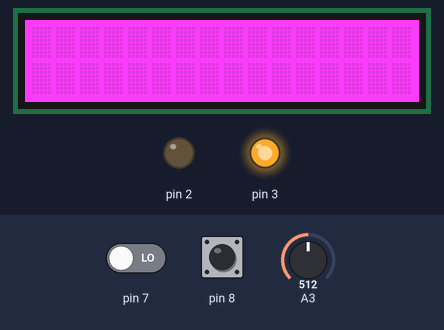
This sketch was run on a simulated Arduino Uno, built with avr-gcc and run on an emulated ATmega328P. Shown: 16×2 character LCD, output pins drawn as LEDs (lit = HIGH). Inputs (shaded band) come from the test bench; at power-on: pin 7 LOW, pin 8 HIGH, A3 = 512. Storage starts empty; what the sketch prints to the serial monitor is not drawn.

Above: at 2.9 s.
3.0 s: pin 7 driven HIGH
At 3.12 s:
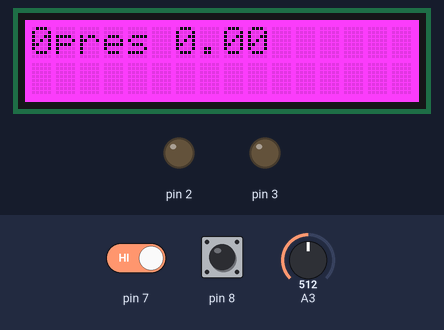
At 3.58 s:
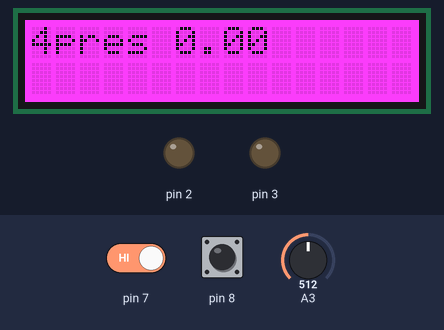
Timing chart, 0 to 6.0 s (numbered marks = the images above; inputs shaded):
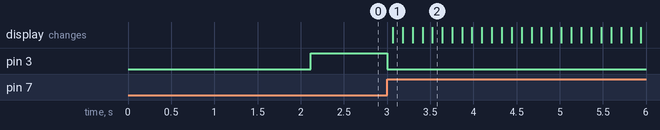

The sketch:

clutch_pressure_find.ino
```cpp
#include <SPI.h>
#include <SD.h >
//#include <Wire.h>
#include <Adafruit_RGBLCDShield.h>
#include <utility/Adafruit_MCP23017.h>


#define GREEN 0x2
#define TEAL 0x6
#define BLUE 0x4
#define VIOLET 0x5
#define WHITE 0x7

Adafruit_RGBLCDShield lcd = Adafruit_RGBLCDShield();
File myFile;

#define MAXPRESSURE 1600.0
float sensorValue = 0;
float pressure = 0;
float vals [50];
int currents[30];
int currValue = 0;
int volts = 0;
int i = 0;
int m = 3;

void setup() {
  // put your setup code here, to run once:
  Serial.begin(115200);
  while (!Serial) {
    ;
  }//endwhile
  Serial.println(F("test"));

  lcd.begin(16, 2);
  lcd.setBacklight(VIOLET);


  pinMode(2,OUTPUT);
  pinMode(3,OUTPUT);
  digitalWrite(2,LOW);
  digitalWrite(3,LOW);

  if (!SD.begin(9)) {
    Serial.println(F("SD Initialization failed!"));
    lcd.clear();
    lcd.print("Initialization failed");
    while (1);
  }//endif


  myFile = SD.open ("test.txt", FILE_WRITE);
  if (myFile){
    myFile.println("Test passes ");
    myFile.close();
  }//endif
  delay(2000);

  currents[0] = analogRead(A3);
  delay(10);
  currents[1] = analogRead(A3);
  delay(10);
  currents[2] = analogRead(A3);


  digitalWrite(2, HIGH);
  while (digitalRead(8) != HIGH){
    digitalRead(8);
    delay(20);
    sensorValue = analogRead(A2);
    pressure= ((sensorValue - 102)/818) * MAXPRESSURE;
    if(pressure < 0){
      pressure=0;
    }//endif


    digitalRead(8);
    if(i<30){
      currents[i] = currValue;
    }//endif

    if(i<50){
      vals[i] = pressure;
    }//endif
    i++;
    Serial.println(sensorValue);
  }//endwhile
  digitalWrite(2,LOW);


  digitalWrite(3,HIGH);
  while(digitalRead(7) != HIGH){
    digitalRead(7);
    delay(20);
    currValue = analogRead(A3);
    //volts = (currValue/1023) *5;
    if(m<30){
      currents[m] = currValue;
    }//endif


    m++;
  }//endwhile
  digitalWrite(3,LOW);


  myFile = SD.open ("test.txt", FILE_WRITE);
  if (myFile){

    for(int j=0; j<49; j++){
      myFile.print("Pressure: ");
      myFile.println(vals[j]);
    }//endfor


     for(int k=0; k<29; k++){
       myFile.print("Volts: ");
       myFile.println(currents[k]);
     }//endfor
     myFile.close();
  }//endif
  else{
    lcd.clear();
    lcd.print("init failed");
    delay(2000);
  }
}//end setup()

void loop() {
  // put your main code here, to run repeatedly:

  for (int j=0; j< 50; j++){
    lcd.print(j);
    lcd.print("pres ");
    lcd.println(vals[j]);
    delay(100);
    lcd.clear();
  }//endfor

}//endloop
```

Measured:
- after the input at 3.0 s, pin 3: HIGH → LOW at once; the display: changes after 0.07 s (image 1)
